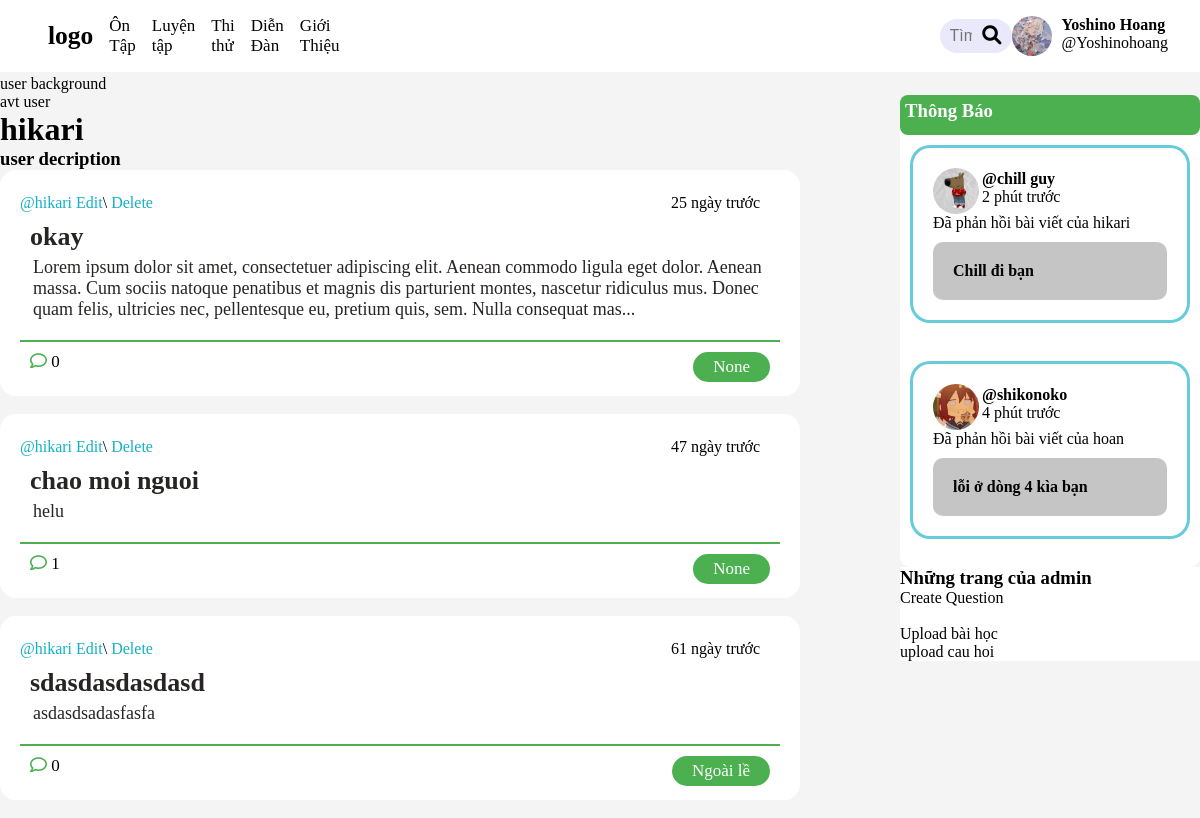
Screenshot of /profile/1 (signed in) with the database file from the repository.
### base/models.py (models this page shows, shortened)
class Room(models.Model):
    host = models.ForeignKey(User, on_delete=models.SET_NULL, null = True)
    topic = models.ForeignKey(Topic, on_delete=models.SET_NULL, null = True)
    name= models.CharField(max_length=200)
    description = models.TextField(null = True, blank = True)
    updated = models.DateTimeField(auto_now=True)
    created = models.DateTimeField(auto_now_add=True)
    class Meta:
        ordering = ["-updated", "-created"]
    def message_count(self):
        return self.message_set.count()

class Topic(models.Model):
    name = models.CharField(max_length=200)
    description = models.TextField(null = True, blank = True)
    def __str__ (self):
        return self.name

### base/views.py (the view)
# urls.py: path('profile/<str:pk>', views.userprofile, name="profile"),
def userprofile(request,pk):
    user= User.objects.get(id=pk)
    rooms = user.room_set.all()
    context={'user':user,'rooms':rooms}
    return render(request,'profile.html',context)

### study/templatetags/custom_filter.py (called while the page is built)
@register.filter
def days_since(value):
    if not value:
        return ""
    now = timezone.now()
    delta = now - value
    days = delta.days
    if days == 0:
        return "Hôm nay"
    elif days == 1:
        return "1 ngày trước"
    else:
        return f"{days} ngày trước"

### templates/profile.html (shortened to what this page needs)
<!DOCTYPE html>
<html lang="en">
    <head>
        {% load static %}
        {% if request.session.theme == 'dark' %}
        <link rel="stylesheet" href="{% static 'styles/dark.css' %}">
        {% else %}
        <link rel="stylesheet" href="{% static 'styles/light.css' %}">
        {% endif %}
    </head>
    <body>
        {% include 'navbar.html' %}
        <div class='block-wraper'>
            <div>
                <div>
                    <p>user background</p>
                    <p>avt user</p>
                    <h1>{{user.username}}</h1>
                    <h3>user decription</h3>
                </div>
                <div>
                    {%include 'base/feed_composnent.html'%}
                </div>
            </div>
            <div>
                {%include 'base/notification_bar.html'%}
            </div>
        </div>
    </body>

### templates/navbar.html (shortened to what this page needs)
<!DOCTYPE html>
<html lang="en">
<head>
    {% load static %}
    {% if request.session.theme == 'dark' %}
    <link rel="stylesheet" href="{% static 'styles/navbar_d.css' %}">
    {% else %}
    <link rel="stylesheet" href="{% static 'styles/navbar_l.css' %}">
    {% endif %}
    <link href="https://cdnjs.cloudflare.com/ajax/libs/font-awesome/6.0.0-beta3/css/all.min.css" rel="stylesheet">
</head>
<body>
    <nav class="navbar">
        <div class="nav-left">
            <a href="{%url 'trang_chu'%}"><h2>logo</h2></a>
            <a href="{%url 'on_tap_pv'%}">Ôn Tập</a>
            <a href="{%url 'luyen_tap_all'%}">Luyện tập</a>
            <a href="{%url 'thi_thu'%}">Thi thử</a>
            <a href="{%url 'home'%}">Diễn Đàn</a>
            <a href="#">Giới Thiệu</a>
        </div>
        <div class="search-box">
            <form method="GET" action="{%url 'home' %}">
            <input type="text" placeholder="Tìm kiếm"  name="q">
            <button button type="submit" class="search-button"><i class="fa fa-search"></i></button>
            </form>
        </div>
        {%if request.user.is_authenticated%}
        <div class="user-info">
            <img src="{% static 'images/useravt/profile.jpg' %}" alt="Profile Picture" class="profile-pic" id="dropdown-trigger">
            <div class="username">
            <p><strong>Yoshino Hoang</strong></p>
            <p>@Yoshinohoang</p>
            </div>
        </div>
        {%else%}
        <a href="{%url 'login'%}">Login</a>
        {%endif%}
    </nav>
</body>
</html>

### base/templates/base/feed_composnent.html (shortened to what this page needs)
{% load static %}
{% load custom_filter %}
{% if request.session.theme == 'dark' %}
<link rel="stylesheet" href="{% static 'styles/dark.css' %}">
{% else %}
<link rel="stylesheet" href="{% static 'styles/light.css' %}">
{% endif %}
<div class="room">
    {%for room in rooms%}
        <div class = "post">
            <div class = "top_section">
                <div class = "post_edit">
                    <a href="{%url 'profile' room.host.id %}">@{{room.host.username}} </a>
                    {%if request.user == room.host%}
                    <a href="{% url 'update-room' room.id %}">Edit</a>\
                    <a href="{% url 'delete-room' room.id %}">Delete</a>
                    {%endif%}
                </div>
                <p>{{ room.created|days_since }}</p>
            </div>
            <div class="middle_section">
                <a href="{% url 'room' room.id %} ">
                    <h3> {{room.name}}</h3>
                    {% if room.description|length > 280 %}
                    <p id="short-description">{{ room.description|slice:":280" }}...</p>
                    {% else %}
                        <p>{{ room.description|safe }}</p>
                    {% endif %}
                </a>
            </div>
            <div class="bottom_section">
                <div>
                    <i class="fa-regular fa-comment"> </i> {{ room.message_count }}
                </div>
                <a href="{%url 'home'%}?q={{room.topic}}">{{room.topic}}</a>
            </div>
        </div>
        <br>
    {%endfor%}
</div>

### base/templates/base/notification_bar.html
{%block content%}
{% load static %}
{% if request.session.theme == 'dark' %}
<link rel="stylesheet" href="{% static 'styles/dark.css' %}">
{% else %}
<link rel="stylesheet" href="{% static 'styles/light.css' %}">
{% endif %}
<div >
    <div class="notification">
        <div class="hl">
        <h3>Thông Báo</h3>
        </div>
        <div class="fake_noti">
            <div class="head_section">
                <img src="{% static 'images/useravt/avt1.png' %}" alt="useravt" class="useravt">
                <div class="username">
                    <h4>@chill guy</h4>
                    <p>2 phút trước</p>
                </div>
            </div>
            <p>Đã phản hồi bài viết của hikari</p>
            <div class="body_section">
                <p>Chill đi bạn</p>
            </div>
        </div>
        <br>
        <div class="fake_noti">
            <div class="head_section">
                <img src="{% static 'images/useravt/avt2.png' %}" alt="useravt" class="useravt">
                <div class="username">
                    <h4>@shikonoko</h4>
                    <p>4 phút trước</p>
                </div>
            </div>
            <p>Đã phản hồi bài viết của hoan</p>
            <div class="body_section">
                <p>lỗi ở dòng 4 kìa bạn</p>
            </div>
        </div>
        <br>
    </div>
    {% if request.user.is_superuser %}
    <div class="admin_test">
        <h3>Những trang của admin</h3>
        <a href="{%url 'create-question'%}">Create Question</a>
        <br>
        <br>
        <a href="{%url 'upload_bai_hoc'%}">Upload bài học</a>
        <br>
        <a href="{%url 'upload_questions'%}">upload cau hoi</a>
    </div>
    {%endif%}
</div>
{%endblock%}

### static/styles/light.css (style rules this page uses)
body { background-color: #f4f4f4; padding-top: 75px; }
* { margin: 0; padding: 0; box-sizing: border-box; }
a { text-decoration: none; color: black; }
.post { animation: fadeIn 0.5s ease; }
.post { background-color: #ffffff; margin-right: 100px; padding-left: 20px; padding-right: 20px; padding-top: 14px; padding-bottom: 14px; border-radius: 16px; }
.top_section { display: grid; grid-template-columns: 2fr 1fr; padding-bottom: 10px; padding-top: 10px; }
.top_section a { color: #14B0C5; width: fit-content; height: fit-content; justify-self: start; }
.top_section p { justify-self: end; padding-right:20px ; }
.middle_section { padding-left:10px; padding-bottom: 20px; padding-right: 10px; border-bottom: 2px solid #4CAF50; }
.middle_section h3 { color: #282424; font-size: 26px; font-weight: bold; padding-bottom: 5px; }
.middle_section p { color: #282424; font-size: 18px; padding-left: 3px; }
.bottom_section { display: grid; grid-template-columns: 1fr 1fr; padding-top:10px; font-size: 17px; padding-left: 10px; padding-right: 10px; }
.bottom_section i { color: #4CAF50; }
.bottom_section a { cursor: pointer; width:fit-content; height: 30px; border: none; border-radius: 20px; padding-left: 20px; padding-right: 20px; justify-self: end; background-color: #4CAF50; color: white; padding-top: 5px; }
.admin_test { background-color: #ffff; }
.fake_noti { background-color: #FFFF; padding: 20px; margin: 10px; border: 3px solid #14b0c5a4; border-radius: 20px; }
.fake_noti .useravt { width: 46px; height: 46px; border-radius: 50%; border-color:#14B0C5 ; }
.fake_noti .head_section { display: flex; }
.notification { margin-top: 20px; background-color: #FFF; border-radius: 10px; }
.hl { background-color: #E9E9FB; padding-top: -10px; height: 40px; padding-top: 10px; padding-left: 10px; border-radius:5px ; }
.fake_noti .username { padding-left: 3px; padding-top: 2px; }
.body_section { margin-top: 10px; padding: 20px; background-color: #c5c5c5fe; border-radius: 10px; font-weight: bold; }
.fake_noti { background-color: #ffffff; padding: 20px; margin: 10px; border: 3px solid #14b0c5a4; border-radius: 20px; }
.notification { margin-top: 20px; background-color: #ffffff; border-radius: 10px; }
.hl { background-color: #4CAF50; color: #ffff; padding-top: 5px; padding-bottom: 5px; padding-left: 5px; padding-right: 5px; border-radius: 8px; }

### static/styles/navbar_l.css (style rules this page uses)
.navbar { position: fixed; top: 0; left: 0; right: 0; z-index: 1000; display: flex; justify-content: space-between; align-items: center; padding: 1rem 2rem; background-color: #ffffff; color: rgb(0, 0, 0); }
.nav-left { display: flex; align-items: center; }
.nav-left a { color: white; text-decoration: none; margin-left: 5px; font-size: 17px; }
.search-box { position: relative; display: inline-block; width: 200px; margin-left: 600px; }
.search-box input[type="text"] { width: 100%; padding: 8px 40px 8px 10px; font-size: 1rem; border: none; border-radius: 20px; outline: none; background-color: #E9E9FB; color: rgb(0, 0, 0); }
.search-box .search-button { position: absolute; top: 50%; right: 10px; transform: translateY(-50%); background: none; border: none; color: rgb(0, 0, 0); cursor: pointer; font-size: 1.2rem; }
.user-info { position: relative; display: flex; }
.profile-pic { cursor: pointer; width: 40px; height: 40px; border-radius: 50%; margin-right: 10px; }
.navbar { display: flex; padding: 1rem 2rem; align-items: center; }
.nav-left a { color: inherit; margin-left: 1rem; text-decoration: none; }

### templates/profile.html (style rules this page uses)
.block-wraper { display: grid; grid-template-columns:3fr 1fr; }

### rows the page displays
Room: host.username "hikari", shows "Edit", created|days_since "25 ngày trước", name "okay", description "Lorem ipsum dolor sit amet, consectetuer adipiscing elit. Aenean commodo ligula eget dolor. Aenean massa. Cum sociis natoque penatibus et magnis dis parturient montes, nascetur ridiculus mus. Donec quam felis, ultricies nec, pellentesque eu, pretium quis, sem. Nulla consequat mas", message_count "0", topic "None"
Room: host.username "hikari", shows "Edit", created|days_since "47 ngày trước", name "chao moi nguoi", description "helu", message_count "1", topic "None"
Room: host.username "hikari", shows "Edit", created|days_since "61 ngày trước", name "sdasdasdasdasd", description "asdasdsadasfasfa", message_count "0", topic "Ngoài lề"

### other values shown
{{ user.username }} "hikari"
